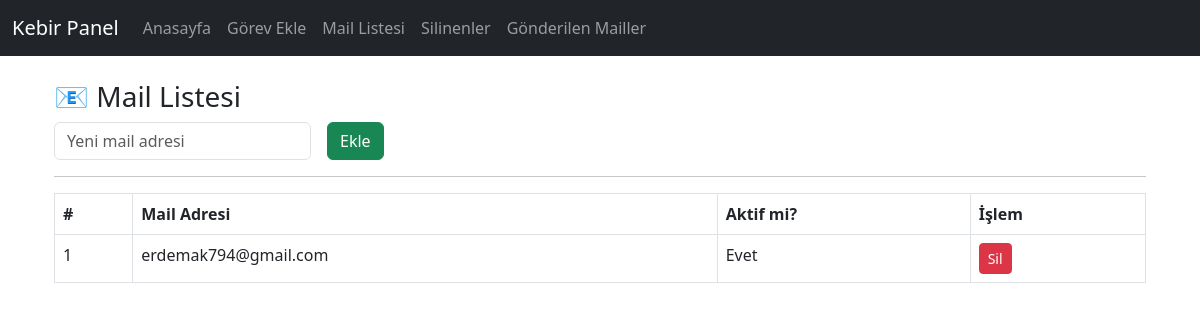
/mailler, run on the app's committed database.
### models.py (models this page shows)
class MailAdres(db.Model):
    id = db.Column(db.Integer, primary_key=True)
    email = db.Column(db.String(255), nullable=False, unique=True)
    aktif = db.Column(db.Boolean, default=True)

### routes.py (the view, shortened to what this page needs)
@app.route('/mailler', methods=['GET', 'POST'])
def mailler():
    liste = MailAdres.query.all()
    return render_template('mailler.html', liste=liste)

### templates/mailler.html
{% extends 'layout.html' %}
{% block content %}
<div class="container">
  <h3>📧 Mail Listesi</h3>
  <form method="POST" class="row g-3">
    <div class="col-auto">
      <input type="email" name="email" class="form-control" placeholder="Yeni mail adresi" required>
    </div>
    <div class="col-auto">
      <button type="submit" class="btn btn-success">Ekle</button>
    </div>
  </form>
  <hr>
  <table class="table table-bordered mt-3">
    <thead>
      <tr>
        <th>#</th>
        <th>Mail Adresi</th>
        <th>Aktif mi?</th>
        <th>İşlem</th>
      </tr>
    </thead>
    <tbody>
      {% for mail in liste %}
      <tr>
        <td>{{ mail.id }}</td>
        <td>{{ mail.email }}</td>
        <td>{{ 'Evet' if mail.aktif else 'Hayır' }}</td>
        <td>
          <form method="POST" action="{{ url_for('mail_sil', id=mail.id) }}" style="display:inline;">
            <button type="submit" class="btn btn-danger btn-sm" onclick="return confirm('Silmek istediğinize emin misiniz?')">Sil</button>
          </form>
        </td>
      </tr>
      {% endfor %}
    </tbody>
  </table>
</div>
{% endblock %}

### data on the page
MailAdres: id "1", email "erdemak794@gmail.com", aktif "Evet"
